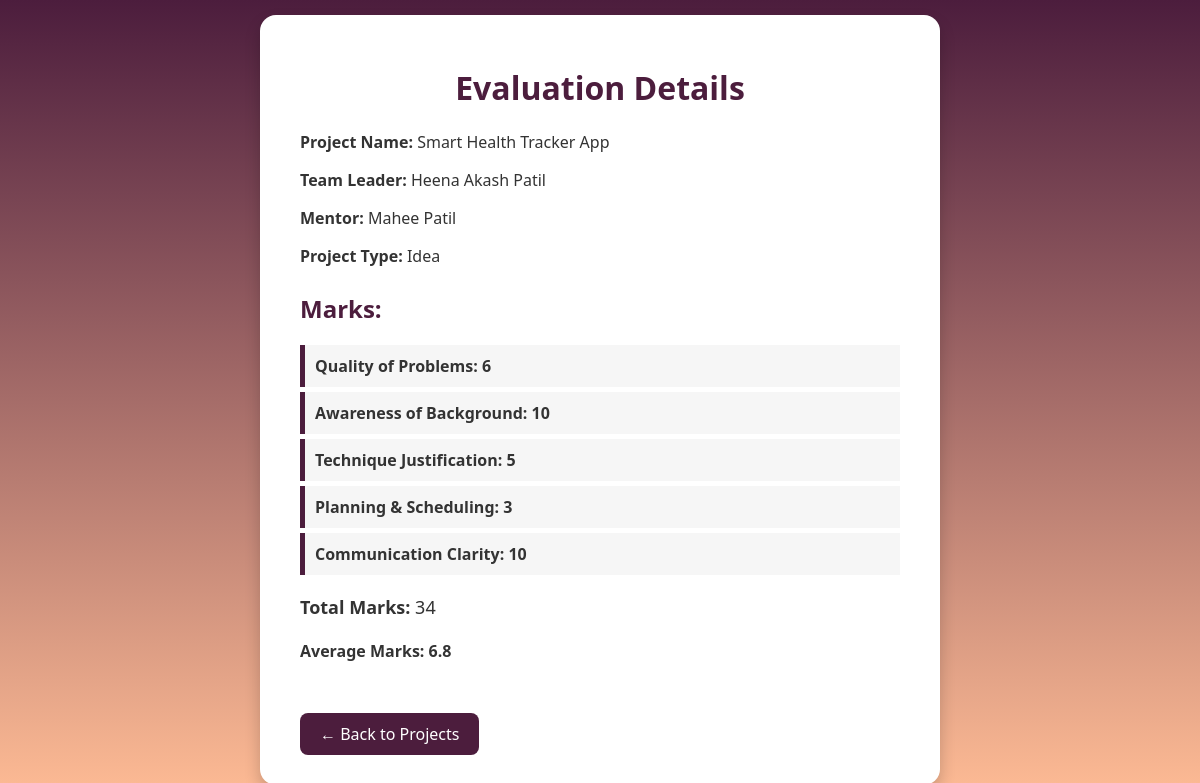
The page /evaluation_details/idea/13/ (signed in) on the database its author committed.
### project_repo/models.py (models this page shows, shortened)
class Evaluation(models.Model):
    project = models.ForeignKey('project_repo.Project', on_delete=models.CASCADE)
    score = models.IntegerField()
    feedback = models.TextField()
    status = models.CharField(
        max_length=20,
        choices=[('pending', 'Pending'), ('completed', 'Completed')],
        default='pending'  # Default value added here
    )

### project_repo/views.py (the view)
# urls.py: path('evaluation_details/<str:project_type>/<int:project_id>/', views.evaluation_details, name='evaluation_details'),
def evaluation_details(request, project_type, project_id):
    teacher_id = request.session.get("user_id")
    if not teacher_id:
        return redirect("login")
    try:
        teacher = Teacher.objects.get(id=teacher_id)
    except Teacher.DoesNotExist:
        raise Http404("Teacher not found")
    evaluation = get_object_or_404(Evaluation, project_type=project_type, project_id=project_id, teacher=teacher)
    return render(request, "evaluation_details.html", {
        "evaluation": evaluation,
        "total_marks": evaluation.total_marks,
        "average_marks": evaluation.average,
    })

### project_repo/templates/evaluation_details.html (shortened to what this page needs)
<!DOCTYPE html>
<html lang="en">
<head>
</head>
<body>
    <div class="card">
        <h1>Evaluation Details</h1>
        <p><strong>Project Name:</strong> {{ evaluation.project_name }}</p>
        <p><strong>Team Leader:</strong> {{ evaluation.team_leader_name }}</p>
        <p><strong>Mentor:</strong> {{ evaluation.mentor_name }}</p>
        <p><strong>Project Type:</strong> {{ evaluation.project_type|capfirst }}</p>
        <h2>Marks:</h2>
        <ul>
            <li>Quality of Problems: {{ evaluation.quality_of_problems }}</li>
            <li>Awareness of Background: {{ evaluation.awareness_of_background }}</li>
            <li>Technique Justification: {{ evaluation.technique_justification }}</li>
            <li>Planning & Scheduling: {{ evaluation.planning_scheduling }}</li>
            <li>Communication Clarity: {{ evaluation.communication_clarity }}</li>
        </ul>
        <p class="marks-total"><strong>Total Marks:</strong> {{ evaluation.total_marks }}</p>
        <h4>Average Marks:
            {% if average_marks %}
                {{ average_marks }}
            {% else %}
                No average calculated yet
            {% endif %}
        </h4>
        <a href="{% url 'teacher_evaluations' %}">← Back to Projects</a>
    </div>
</body>
</html>

### project_repo/templates/evaluation_details.html (style rules this page uses)
body { margin: 0; padding: 0; font-family: 'Segoe UI', Tahoma, Geneva, Verdana, sans-serif; background: linear-gradient(to bottom, #4C1D3D, #FFBC95); color: #333; display: flex; justify-content: center; align-items: center; min-height: 100vh; }
.card { background-color: white; padding: 30px 40px; border-radius: 16px; box-shadow: 0 8px 16px rgba(0, 0, 0, 0.2); width: 90%; max-width: 600px; }
h1 { color: #4C1D3D; text-align: center; }
h2 { margin-top: 25px; color: #4C1D3D; }
ul { list-style-type: none; padding-left: 0; }
ul li { background-color: #f6f6f6; padding: 10px; margin: 5px 0; border-left: 5px solid #4C1D3D; font-weight: bold; }
.marks-total { font-size: 18px; margin-top: 20px; }
a { display: inline-block; margin-top: 30px; text-decoration: none; color: #fff; background-color: #4C1D3D; padding: 10px 20px; border-radius: 8px; }

### rows shown on the page
Evaluation: project_name "Smart Health Tracker App", team_leader_name "Heena Akash Patil", mentor_name "Mahee Patil", project_type "Idea", quality_of_problems "6", awareness_of_background "10", technique_justification "5", planning_scheduling "3", communication_clarity "10", total_marks "34", average "6.8"
